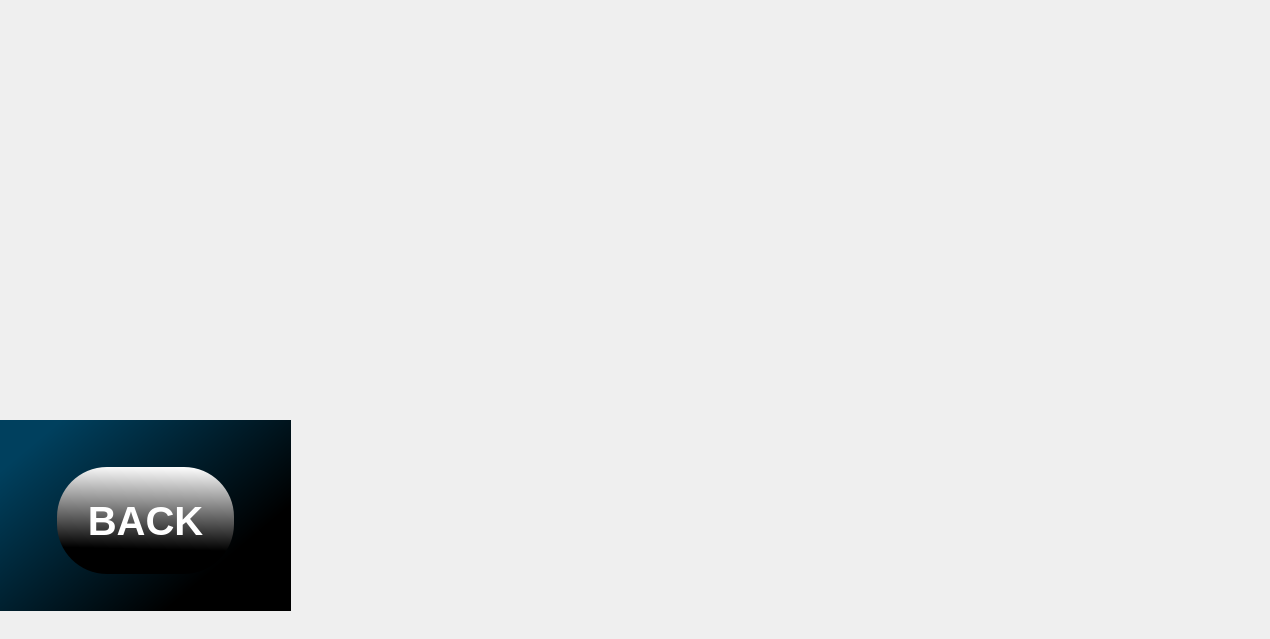
    <widget class="QWidget" name="page_52">
     <widget class="QLabel" name="label_33">
      <property name="geometry">
       <rect>
        <x>0</x>
        <y>0</y>
        <width>1250</width>
        <height>630</height>
       </rect>
      </property>
      <property name="text">
       <string/>
      </property>
     </widget>
     <widget class="QLabel" name="label_34">
      <property name="geometry">
       <rect>
        <x>0</x>
        <y>0</y>
        <width>651</width>
        <height>421</height>
       </rect>
      </property>
      <property name="text">
       <string/>
      </property>
      <property name="pixmap">
       <pixmap resource="icon.qrc">:/sos/sos/f1.jpeg</pixmap>
      </property>
      <property name="scaledContents">
       <bool>true</bool>
      </property>
     </widget>
     <widget class="QLabel" name="label_35">
      <property name="geometry">
       <rect>
        <x>650</x>
        <y>0</y>
        <width>611</width>
        <height>381</height>
       </rect>
      </property>
      <property name="text">
       <string/>
      </property>
      <property name="pixmap">
       <pixmap resource="icon.qrc">:/sos/sos/ff.jpeg</pixmap>
      </property>
      <property name="scaledContents">
       <bool>true</bool>
      </property>
     </widget>
     <widget class="QLabel" name="label_36">
      <property name="geometry">
       <rect>
        <x>650</x>
        <y>280</y>
        <width>601</width>
        <height>331</height>
       </rect>
      </property>
      <property name="text">
       <string/>
      </property>
      <property name="pixmap">
       <pixmap resource="icon.qrc">:/sos/sos/fff.jpeg</pixmap>
      </property>
      <property name="scaledContents">
       <bool>true</bool>
      </property>
     </widget>
     <widget class="QLabel" name="label_37">
      <property name="geometry">
       <rect>
        <x>290</x>
        <y>420</y>
        <width>361</width>
        <height>191</height>
       </rect>
      </property>
      <property name="text">
       <string/>
      </property>
      <property name="pixmap">
       <pixmap resource="icon.qrc">:/sos/sos/fluorine-the-most-reactive-element-in-periodic-table.jpg</pixmap>
      </property>
      <property name="scaledContents">
       <bool>true</bool>
      </property>
     </widget>
     <widget class="QLabel" name="label_38">
      <property name="geometry">
       <rect>
        <x>0</x>
        <y>420</y>
        <width>291</width>
        <height>191</height>
       </rect>
      </property>
      <property name="styleSheet">
       <string notr="true">background-color: qlineargradient(spread:pad, x1:0.822099, y1:0.672, x2:0.117293, y2:0.118909, stop:0 rgba(0, 0, 0, 255), stop:1 rgba(0, 64, 94, 255));</string>
      </property>
      <property name="text">
       <string/>
      </property>
     </widget>
     <widget class="QPushButton" name="Florin_back_push_9">
      <property name="geometry">
       <rect>
        <x>50</x>
        <y>460</y>
        <width>191</width>
        <height>121</height>
       </rect>
      </property>
      <property name="font">
       <font>
        <pointsize>30</pointsize>
        <italic>false</italic>
        <bold>true</bold>
       </font>
      </property>
      <property name="autoFillBackground">
       <bool>false</bool>
      </property>
      <property name="styleSheet">
       <string notr="true">QPushButton
{
border:none;
color:white;
	
	
	background-color: qlineargradient(spread:pad, x1:0.8, y1:0.78, x2:0.83, y2:0, stop:0 rgba(0, 0, 0, 255), stop:1 rgba(255, 255, 255, 255));
border-radius:50px;
margin:7px;

}
QPushButton:pressed
{
	
	background-color: qlineargradient(spread:pad, x1:0.518232, y1:0.349, x2:0.515022, y2:0.938, stop:0 rgba(0, 0, 0, 255), stop:1 rgba(255, 255, 255, 255));
}</string>
      </property>
      <property name="text">
       <string>BACK</string>
      </property>
     </widget>
    </widget>
